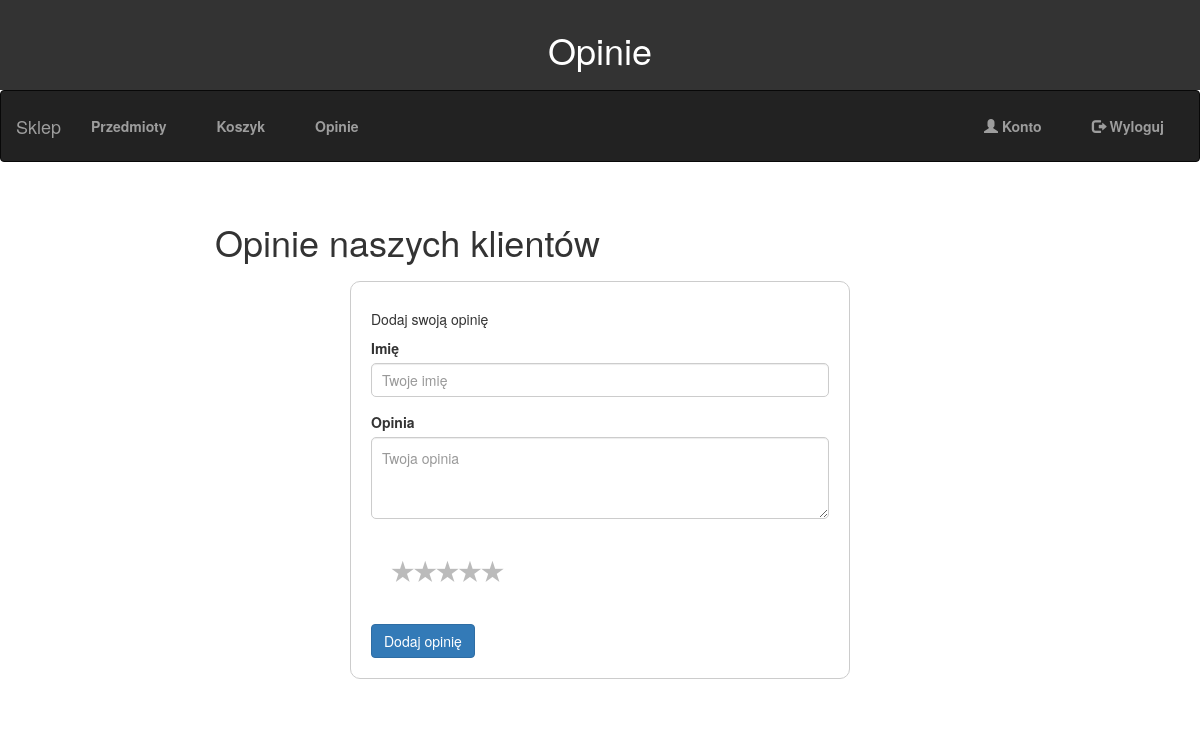
/opinie.php, run on an earlier commit of the app's database.
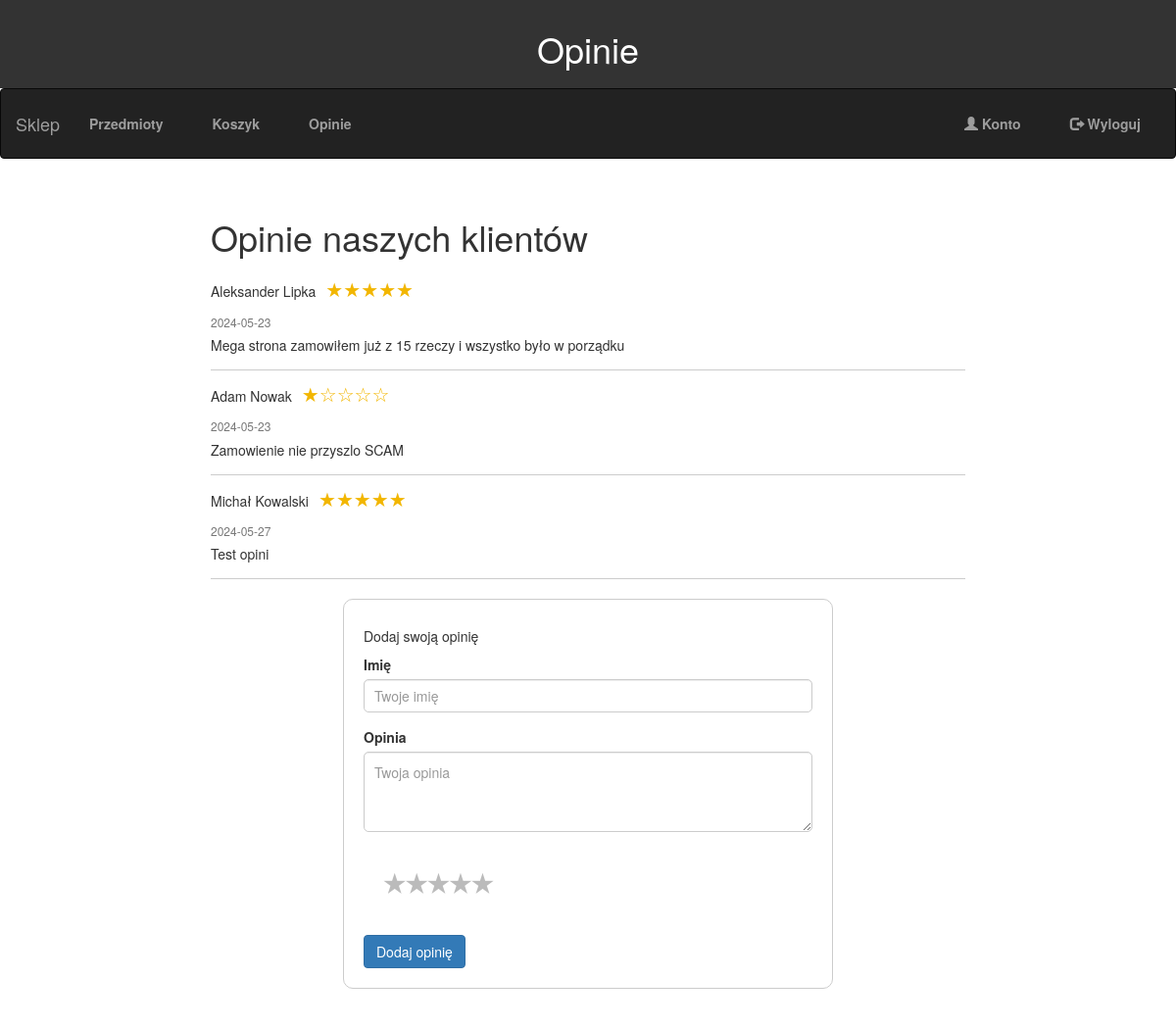
And on a later commit of the database.
### tables this page shows
CREATE TABLE `opinie` (
  `id_opini` int(11) NOT NULL,
  `Imie` varchar(80) NOT NULL,
  `tekst` text NOT NULL,
  `gwiazdki` int(1) NOT NULL,
  `data_dodania` date NOT NULL DEFAULT current_timestamp()
);

### opinie.php (the view, shortened to what this page needs)
<?php
require_once 'db_connect.php';
?>
<!DOCTYPE html>
<html lang="en">
<head>
    <link rel="stylesheet" href="styles.css">
    <link rel="stylesheet" href="https://maxcdn.bootstrapcdn.com/bootstrap/3.4.1/css/bootstrap.min.css">
</head>
<body>
<header>
    <h1>Opinie</h1>
</header>
<nav class="navbar navbar-inverse">
  <div class="container-fluid">
    <div class="navbar-header">
      <a class="navbar-brand" href="welcome.php">Sklep</a>
    </div>
    <ul class="nav navbar-nav">
      <li class=""><a href="welcome.php">Przedmioty</a></li>
      <li><a href="PokazKoszyk.php">Koszyk</a></li>
      <li><a href="opinie.php">Opinie</a></li>
    </ul>
    <ul class="nav navbar-nav navbar-right">
      <li><a href="konto.php" class="active"><span class="glyphicon glyphicon-user"></span> Konto</a></li>
      <li><a href="logaut.php"><span class="glyphicon glyphicon-log-out"></span> Wyloguj</a></li>
    </ul>
  </div>
</nav>
<div class="container">
    <div class="reviews-section">
        <h1 class="mt-4 mb-4">Opinie naszych klientów</h1>
        <?php
        $query = "SELECT * FROM opinie";
        $result = mysqli_query($conn, $query);
        while ($row = mysqli_fetch_assoc($result)) {
            $imie = htmlspecialchars($row['Imie']);
            $tekst = htmlspecialchars($row['tekst']);
            $stars = intval($row['gwiazdki']);
            echo "<div class='review'>";
            echo "<h5>" . $imie . "</h5>";
            echo "<div class='star-rating-display'>";
            for ($i = 1; $i <= 5; $i++) {
                if ($i <= $stars) {
                    echo "<span class='star'>&#9733;</span>";
                } else {
                    echo "<span class='star'>&#9734;</span>";
                }
            }
            echo "</div>";
            echo "<p class='text-muted'>" . $row['data_dodania'] . "</p>";
            echo "<p>" . $tekst . "</p>";
            echo "</div>";
        }
        ?>
    </div>
    <div class="form-container">
        <h5>Dodaj swoją opinię</h5>
        <form action="dodajopinie.php" method="POST">
            <div class="form-group">
                <label for="name">Imię</label>
                <input type="text" class="form-control" id="name" name="imie" placeholder="Twoje imię" required>
            </div>
            <div class="form-group">
                <label for="review">Opinia</label>
                <textarea class="form-control" id="review" rows="3" name="recenzja" placeholder="Twoja opinia" required></textarea>
            </div>
            <div class="star-rating">
                <input type="radio" id="5-stars" name="stars" value="5" required /><label for="5-stars" class="star">&#9733;</label>
                <input type="radio" id="4-stars" name="stars" value="4" /><label for="4-stars" class="star">&#9733;</label>
                <input type="radio" id="3-stars" name="stars" value="3" /><label for="3-stars" class="star">&#9733;</label>
                <input type="radio" id="2-stars" name="stars" value="2" /><label for="2-stars" class="star">&#9733;</label>
                <input type="radio" id="1-stars" name="stars" value="1" /><label for="1-stars" class="star">&#9733;</label>
            </div>
            <button type="submit" class="btn btn-primary">Dodaj opinię</button>
        </form>
    </div>
</div>
</body>
</html>

### styles.css (style rules this page uses)
body, h1, h2, h3, h4, h5, h6, p, ul, li, form, input, table { margin: 0; padding: 0; }
body { font-family: Arial, sans-serif; background-color: #f5f5f5; }
.container { max-width: 1200px; margin: 0 auto; padding: 20px; }
header { background-color: #333; color: #fff; padding: 10px 0; text-align: center; }
nav { background-color: #555; padding: 10px 0; text-align: center; }
nav ul { list-style: none; padding: 0; }
nav ul li { display: inline-block; margin-right: 20px; }
nav ul li a { color: #fff; text-decoration: none; font-weight: bold; }
.btn { background-color: #4CAF50; border: none; color: white; padding: 10px 20px; text-align: center; text-decoration: none; display: inline-block; font-size: 16px; margin-top: 10px; cursor: pointer; border-radius: 5px; }
.star-rating { direction: rtl; display: inline-block; padding: 20px; }
.star-rating label { color: #bbb; font-size: 20px; padding: 0; cursor: pointer; }
.star { color: #f2b600; font-size: 20px; }

### opinie.php (style rules this page uses)
.star-rating { display: flex; flex-direction: row-reverse; justify-content: flex-start; }
.star-rating label { color: #bbb; font-size: 25px; cursor: pointer; }
.form-container { max-width: 500px; margin: 20px auto; padding: 20px; border: 1px solid #ccc; border-radius: 10px; }
.form-container label { display: block; margin-bottom: 5px; }
.form-container input[type="text"], .form-container textarea { width: 100%; padding: 10px; margin-bottom: 10px; border: 1px solid #ccc; border-radius: 5px; }
.star-rating-display { color: #f2b600; font-size: 20px; display: inline-block; margin-bottom: 5px; }
.review { border-bottom: 1px solid #ccc; padding: 10px 0; }
.review h5 { margin: 0; display: inline-block; margin-right: 10px; }
.review p { margin: 5px 0; }
.review .text-muted { font-size: 12px; }
.container { max-width: 800px; margin: 0 auto; }
.reviews-section { margin-bottom: 20px; }

What changed in the data, as far as the page shows it:
added opinie: Imie "Aleksander Lipka", gwiazdki 5 (drawn), data_dodania "2024-05-23", tekst "Mega strona zamowiłem już z 15 rzeczy i wszystko było w porządku"
added opinie: Imie "Adam Nowak", gwiazdki 1 (drawn), data_dodania "2024-05-23", tekst "Zamowienie nie przyszlo SCAM"
added opinie: Imie "Michał Kowalski", gwiazdki 5 (drawn), data_dodania "2024-05-27", tekst "Test opini"
